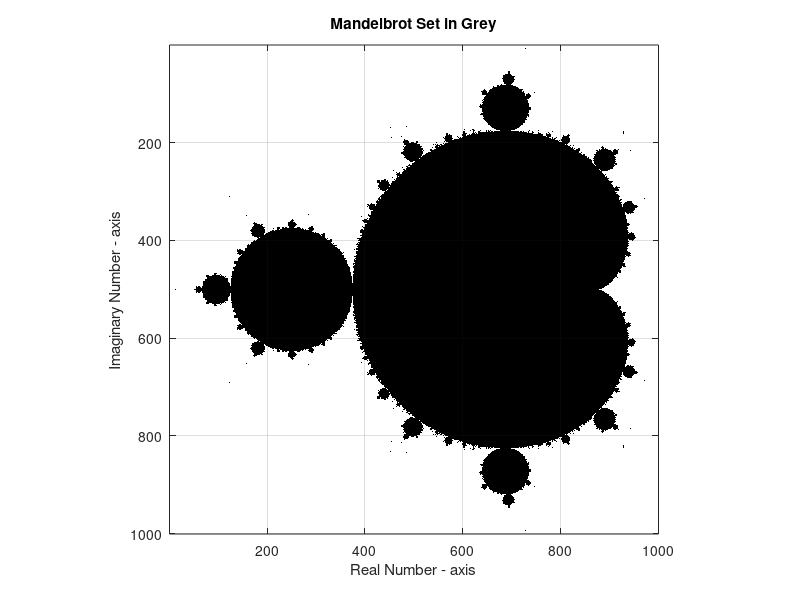

This chart was generated by the following MATLAB code:
clear variables; close all; clc


dividers = 1000;
real_c = linspace(-1.5, 0.5, dividers);
imag_c = linspace(-1, 1, dividers);
[X, Y] = meshgrid(real_c, imag_c);
counter = X + Y * 1i;
N = 256;

matrix = zeros(size(counter));

for ii = 1:N

    matrix = matrix.^2 + counter;

end

matrix(abs(matrix) <= 2) = 0;
matrix(abs(matrix) > 2) = 1;

figure(1)
imshow(matrix,'X', [-1.5,0.5], 'Y', [-1,1])
colormap(gray(2))
axis on
grid on


title( 'Mandelbrot Set in Grey' );
xlabel('Real Number - axis');
ylabel('Imaginary Number - axis');